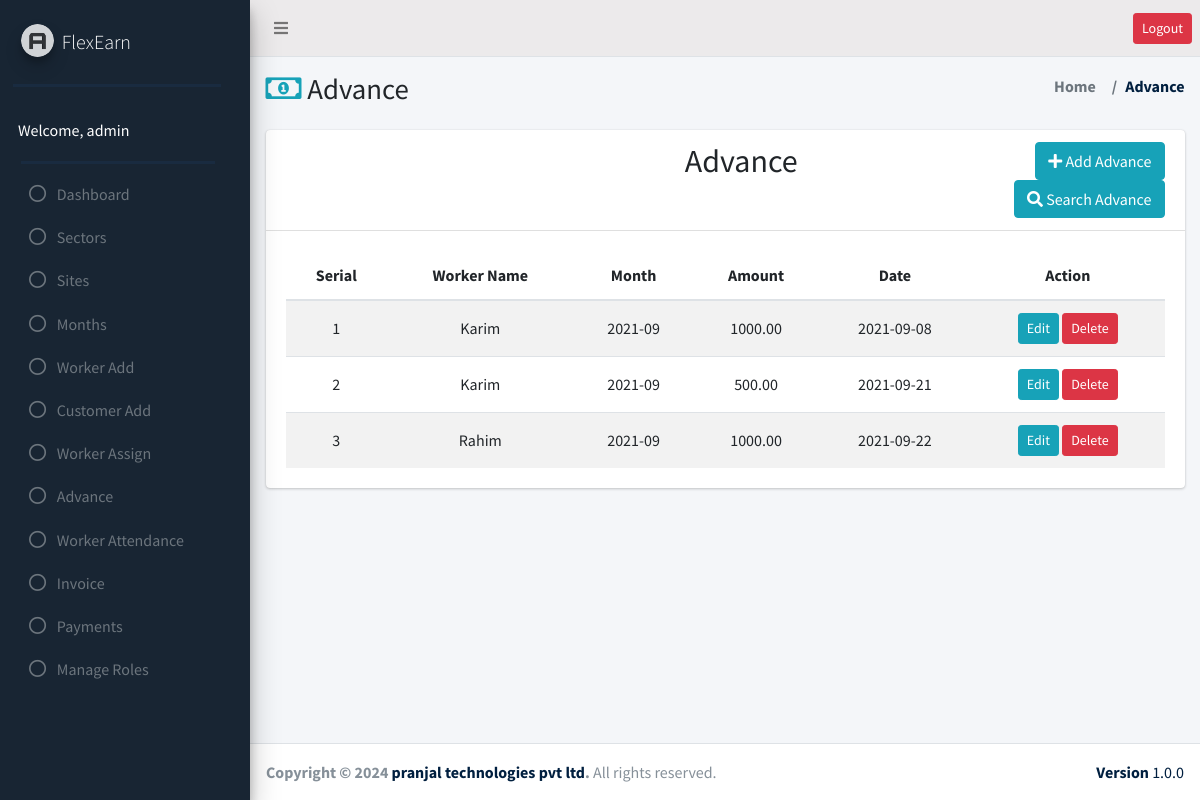
Page /Manpower/advance/advance.php (signed in) on the committed database.
### tables this page shows
CREATE TABLE `advance` (
  `id` int(11) NOT NULL,
  `workerID` bigint(20) NOT NULL,
  `monthID` int(11) NOT NULL,
  `amount` decimal(10,2) NOT NULL,
  `date` date NOT NULL
);

CREATE TABLE `worker` (
  `id` bigint(20) NOT NULL,
  `name` varchar(255) NOT NULL,
  `iqama_number` varchar(255) NOT NULL,
  `local_number` varchar(255) NOT NULL,
  `whatsapp_number` varchar(150) NOT NULL,
  `photo` text NOT NULL,
  `iqama_photo` text NOT NULL,
  `current_address` text NOT NULL,
  `working_place` text NOT NULL,
  `daily_basic_salary` decimal(10,2) NOT NULL,
  `ot_rate` decimal(10,2) NOT NULL,
  `passport_number` varchar(100) NOT NULL,
  `email` varchar(100) NOT NULL,
  `password` varchar(50) NOT NULL,
  `status` enum('active','inactive') NOT NULL
);

CREATE TABLE `month` (
  `id` int(11) NOT NULL,
  `month_name` varchar(255) NOT NULL,
  `status` enum('active','inactive') NOT NULL
);

### Manpower/advance/advance.php (the view, shortened to what this page needs)
<?php
require_once("../header.php");
require_once("../sidebar.php");
require_once("../db_config.php");
?>
<section class="content-header">
    <div class="container-fluid">
        <div class="row mb-2">
            <div class="col-sm-6">
                <h1><i class="far fa-money-bill-alt text-cyan"></i> Advance</h1>
            </div>
            <div class="col-sm-6">
                <ol class="breadcrumb float-sm-right text-bold">
                    <li class="breadcrumb-item"><a class="text-secondary" href="./">Home</a></li>
                    <li class="breadcrumb-item"><a class="text-navy" href="#">Advance</a></li>
                </ol>
            </div>
        </div>
    </div>
</section>
<section class="content">
    <div class="container-fluid">
        <div class="row">
            <div class="col-md-12">
                <div class="card">
                    <div class="card-header ">
                        <div class="row">
                            <div class="col-md-9">
                                <h2 class="text-center mb-md-0 " style="margin-left: 16rem;">Advance</h2>
                            </div>
                            <div class="col-md-3 text-right">
                                <a href="addvance_insert.php" class="btn btn-md btn-info"><i class="fas fa-plus"></i>
                                    Add Advance</a>
                                <a href="advance_search.php" class="btn btn-md btn-info"><i class="fas fa-search"></i>
                                    Search Advance</a>
                            </div>
                        </div>
                    </div>
                    <div class="card-body">
                        <table id="myTable" class="table table-responsive-sm  table-striped table-hover"
                            style="text-align: center;">
                            <thead>
                                <tr>
                                    <th>Serial</th>
                                    <th>Worker Name</th>
                                    <th>Month</th>
                                    <th>Amount</th>
                                    <th>Date</th>
                                    <th>Action</th>
                                </tr>
                            </thead>
                            <?php
                                $advanceTable = $conn->query("SELECT advance.id, advance.workerID, worker.name, advance.monthID, month.month_name, advance.amount, advance.date FROM `advance` JOIN worker ON worker.id= advance.workerID JOIN month ON month.id= advance.monthID");
                                $i=1;
                                while ($advance_row = $advanceTable->fetch_assoc()) {
                                    $edit_id = $advance_row['id']; ?>
                            <tr>
                                <td class="align-middle">
                                    <?= $i++; ?>
                                </td>
                                <td class="align-middle"><?= $advance_row['name'] ?>
                                </td>
                                <td class="align-middle"><?= $advance_row['month_name'] ?>
                                </td>
                                <td class="align-middle"><?= $advance_row['amount'] ?>
                                </td>
                                <td class="align-middle"><?= $advance_row['date'] ?>
                                </td>
                                <td class="align-middle">
                                    <a href="./advance_edit.php?advance_editId=<?= $advance_row['id']; ?>"
                                        class="btn btn-sm btn-info advance-edit">Edit</a>
                                    <a href="./advance.php?advance_delId=<?= $advance_row['id']; ?>"
                                        class="btn btn-sm btn-danger "
                                        onclick="return confirm('Are you sure to delete this row (<?= $advance_row['id']; ?>)?')">Delete</a>
                                </td>
                            </tr>
                            <?php
                                }
                                $conn->query("DELETE FROM advance WHERE id = $advance_delId"); ?>
                        </table>
                    </div>
                </div>
            </div>
        </div>
    </div>
</section>
<?php require_once("../footer.php"); ?>

### Manpower/header.php (shortened to what this page needs)
<?php
$serverName = 'http://' . $_SERVER['SERVER_NAME'] . '/Manpower';
?>
<!DOCTYPE html>
<html lang="en">
<head>
  <link rel="stylesheet" href="https://pro.fontawesome.com/releases/v5.10.0/css/all.css"
 />
  <link rel="stylesheet" href="https://maxcdn.bootstrapcdn.com/bootstrap/4.0.0/css/bootstrap.min.css"
>
  <link rel="stylesheet" type="text/css" media="screen"
    href="http://ajax.googleapis.com/ajax/libs/jqueryui/1.7.2/themes/base/jquery-ui.css">
    <link href="<?= $serverName; ?>/assets/css/fontawesome-browser.css" rel="stylesheet">
  <link rel="stylesheet"
    href="<?= $serverName; ?>/assets/css/adminlte.min.css">
  <link rel="stylesheet" type="text/css"
    href="https://cdn.datatables.net/v/bs4/jq-3.6.0/jszip-2.5.0/dt-1.11.2/af-2.3.7/b-2.0.0/b-html5-2.0.0/b-print-2.0.0/date-1.1.1/fc-3.3.3/r-2.2.9/sc-2.0.5/sb-1.2.1/sl-1.3.3/datatables.min.css" />
  <link rel="stylesheet"
    href="<?= $serverName; ?>/assets/css/style.css">
</head>
<body class="hold-transition sidebar-mini layout-fixed slimScroll">
  <div class="wrapper">
  <nav class="main-header navbar navbar-expand navbar-white navbar-light">
    <ul class="navbar-nav">
      <li class="nav-item">
        <a class="nav-link" data-widget="pushmenu" href="#" role="button"><i class="fas fa-bars"></i></a>
      </li>
    </ul>
    <ul class="navbar-nav ml-auto">
      <li class="nav-item">
        <a href="<?= $serverName; ?>/logout.php "
          class="btn btn-sm text-white btn-danger">Logout</a>
      </li>
    </ul>
  </nav>
  <div class="content-wrapper">

### Manpower/sidebar.php (shortened to what this page needs)
 <?php
    $serverName = 'http://'.$_SERVER['SERVER_NAME'].'/man_power';
    require_once("db_config.php");
?>
 <aside class="main-sidebar bg-success pt-14  elevation-4">
   <a href="" class="brand-link">
     <img src="<?= $serverName; ?>/assets/images/AdminLTELogo.png"
       alt="AdminLTE Logo" class="brand-image img-circle elevation-3" style="opacity: .8">
     <span class="brand-text font-weight-light">FlexEarn</span>
   </a>
   <div class="bb-2"></div>
   <div class="sidebar">
     <div class="user-panel mt-3  d-flex">
       <div class="info text-white">
         Welcome, <?= $_SESSION['name']; ?>
       </div>
     </div>
     <div class="bb-2"></div>
     <nav class="mt-2">
       <ul class="nav nav-pills nav-sidebar flex-column" data-widget="treeview" role="menu" data-accordion="false">
       <li class="nav-item">
           <a href="http://localhost/Manpower/dashboard.php" class="nav-link">
             <i class="far fa-circle nav-icon"></i>
             <p>Dashboard</p>
           </a>
         </li>
         <?php
         $id = $_SESSION['id'];
         if ($_SESSION['status'] =='active') {
            $userRoleTable = $conn->query("SELECT * FROM `user_role` JOIN admin1 ON admin1.id= user_role.adminID WHERE `adminID`= $id");
            $roleRow = $userRoleTable->fetch_assoc();
            ?>
            <?php
           if ($_SESSION['type'] == 'admin' && ($roleRow['sectors_edit'] == '1'  || $roleRow['sectors_delete'] == '1')) {
               ?>
         <li class="nav-item">
           <a href="http://localhost/Manpower/sectors/sectors.php" class="nav-link">
             <i class="far fa-circle nav-icon"></i>
             <p>Sectors</p>
           </a>
         </li>
         <?php
           }
           if ($_SESSION['type'] == 'admin' && ($roleRow['sites_edit'] == '1'  || $roleRow['sites_delete'] == '1')) {
               ?>
         <li class="nav-item">
           <a href="http://localhost/Manpower/sites/sites.php" class="nav-link">
             <i class="far fa-circle nav-icon"></i>
             <p>Sites</p>
           </a>
         </li>
         <?php
           }
           if ($_SESSION['type'] == 'admin' && ($roleRow['month_edit'] == '1'  || $roleRow['month_delete'] == '1')) { ?>
         <li class="nav-item">
           <a href="http://localhost/Manpower/month/month.php" class="nav-link">
             <i class="far fa-circle nav-icon"></i>
             <p>Months</p>
           </a>
         </li>
         <?php } ?>
        <?php  if ($_SESSION['type'] == 'admin' && ($roleRow['add_worker_edit'] == '1'  || $roleRow['add_worker_delete'] == '1')) { ?>
         <li class="nav-item">
           <a href="http://localhost/Manpower/add_worker/add_worker.php" class="nav-link">
             <i class="far fa-circle nav-icon"></i>
             <p>Worker Add</p>
           </a>
         </li>
         <?php } ?>
         <?php  if ($_SESSION['type'] == 'admin' && ($roleRow['add_customer_edit'] == '1'  || $roleRow['add_customer_delete'] == '1')) { ?>
         <li class="nav-item">
           <a href="http://localhost/Manpower/add_worker/add_customer.php" class="nav-link">
             <i class="far fa-circle nav-icon"></i>
             <p>Customer Add</p>
           </a>
         </li>
         <?php } ?>
         <?php  if ($_SESSION['type'] == 'customer' || ($_SESSION['type'] == 'admin' && ($roleRow['worker_assign_edit'] == '1'  || $roleRow['worker_assign_delete'] == '1'))) { ?>
         <li class="nav-item">
           <a href="http://localhost/Manpower/worker_assign/worker_assign.php" class="nav-link">
             <i class="far fa-circle nav-icon"></i>
             <p>Worker Assign</p>
           </a>
         </li>
         <?php  } ?>
         <?php  if ($_SESSION['type'] == 'admin' && ($roleRow['advance_edit'] == '1'  || $roleRow['advance_delete'] == '1')) { ?>
         <li class="nav-item">
           <a href="http://localhost/Manpower/advance/advance.php" class="nav-link">
             <i class="far fa-circle nav-icon"></i>
             <p>Advance</p>
           </a>
         </li>
         <?php } ?>
         <?php  if ($_SESSION['type'] == 'customer' || ($_SESSION['type'] == 'worker' || ($_SESSION['type'] == 'admin' && ($roleRow['worker_attendance_edit'] == '1'  || $roleRow['worker_attendance_delete'] == '1')))) { ?>
         <li class="nav-item">
           <a href="http://localhost/Manpower/worker_attendance/worker_attendance.php" class="nav-link">
             <i class="far fa-circle nav-icon"></i>
             <p>Worker Attendance</p>
           </a>
         </li>
         <?php } ?>
         <?php  if ($_SESSION['type'] == 'admin' && ($roleRow['invoice_edit'] == '1'  || $roleRow['invoice_delete'] == '1')) { ?>
         <li class="nav-item">
           <a href="http://localhost/Manpower/invoice/invoice.php" class="nav-link">
             <i class="far fa-circle nav-icon"></i>
             <p>Invoice</p>
           </a>
         </li>
         <?php } ?>
         <?php  if ($_SESSION['type'] == 'customer' || ($_SESSION['type'] == 'worker' || ($_SESSION['type'] == 'admin' && ($roleRow['payments_edit'] == '1'  || $roleRow['payments_delete'] == '1')))) { ?>
          <li class="nav-item">
           <a href="http://localhost/Manpower/payments/payments.php" class="nav-link">
             <i class="far fa-circle nav-icon"></i>
             <p>Payments</p>
           </a>
         </li>
         <?php } ?>
         <?php  if ($_SESSION['type'] == 'admin' && ($roleRow['user_role_edit'] == '1'  || $roleRow['user_role_delete'] == '1')) { ?>
          <li class="nav-item">
           <a href="http://localhost/Manpower/user_lists/user_role.php" class="nav-link">
             <i class="far fa-circle nav-icon"></i>
             <p>Manage Roles</p>
           </a>
         </li>
         <?php } ?>
            <?php
            } else {
              header("location: inactive_user.php");
            }
            ?>
            </ul>
     </nav>
   </div>
 </aside>

### Manpower/footer.php (shortened to what this page needs)
</div>
<footer class="main-footer">
  <strong>Copyright &copy; 2024 <a href="#" class="text-navy">pranjal technologies pvt ltd</a>.</strong>
  All rights reserved.
  <div class="float-right d-none d-sm-inline-block text-navy">
    <b>Version</b> 1.0.0
  </div>
</footer>
</body>
</html>

### rows in the picture
advance: workerID.name "Karim", monthID.month_name "2021-09", amount "1000.00", date "2021-09-08"
advance: workerID.name "Karim", monthID.month_name "2021-09", amount "500.00", date "2021-09-21"
advance: workerID.name "Rahim", monthID.month_name "2021-09", amount "1000.00", date "2021-09-22"

### other values in the picture
$_SESSION['name'] "admin"
